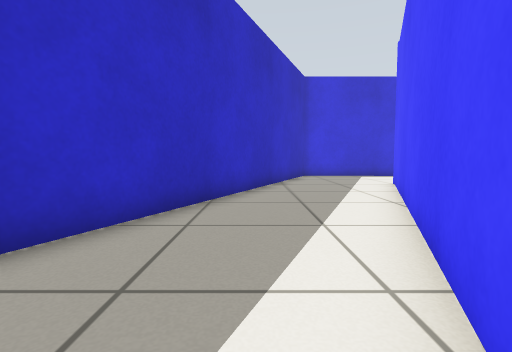
view 1 (above)

16 first-person views from a walk through a robot-simulator world made for Gazebo. The camera is 0.5 m above the floor, tilts 4° down and sees 85° across. The floor is counted in squares, 0.5 m on a side. Each view is taken from the middle of a square. On the plan, view 1 faces up. The plan holds only what a view shows up to about 11 squares ahead; the rest is blank.

view 2
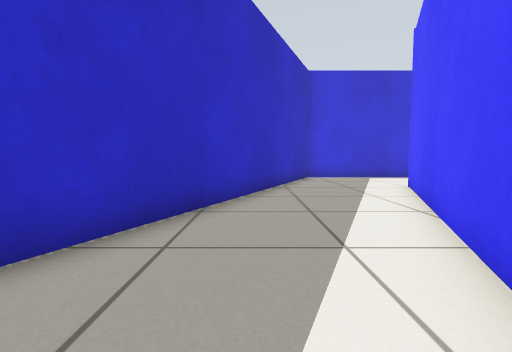

view 3
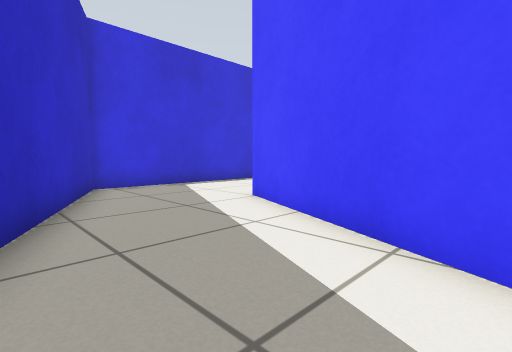

view 4
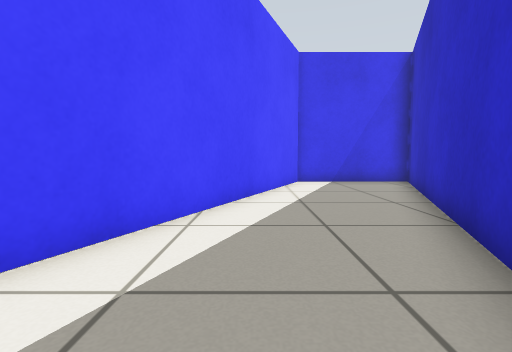

view 5
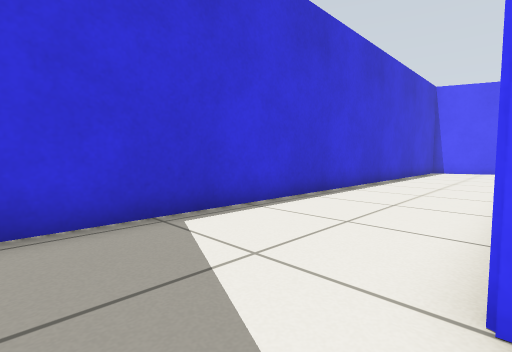

view 6
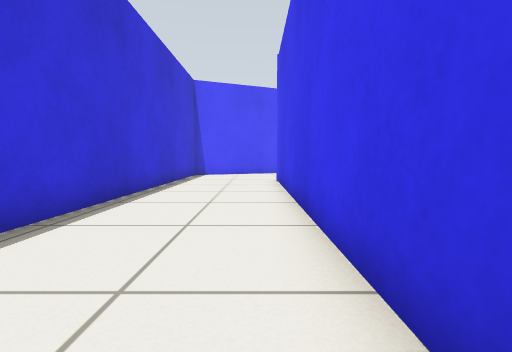

view 7
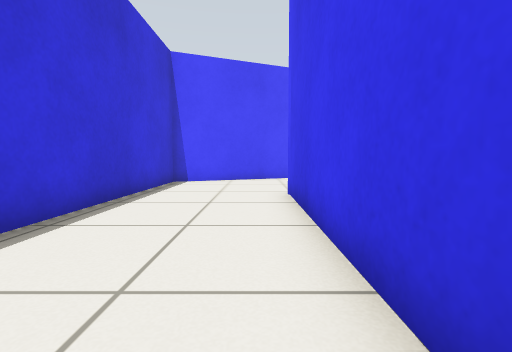

view 8
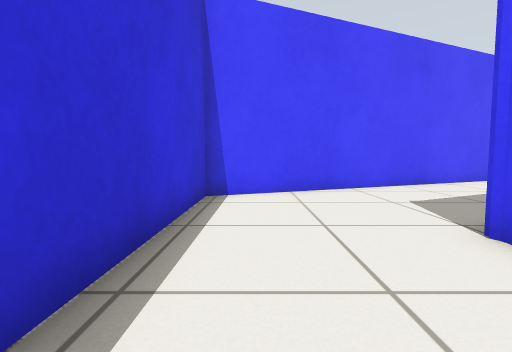

view 9
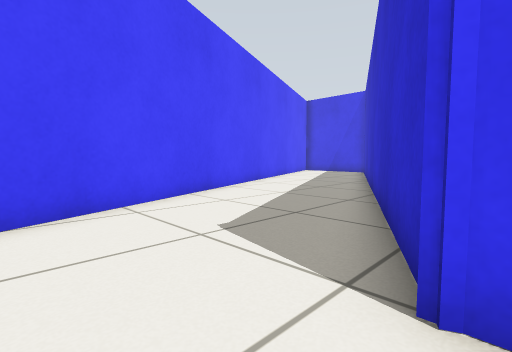

view 10
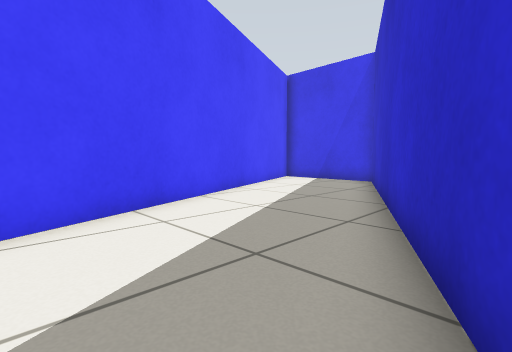

view 11
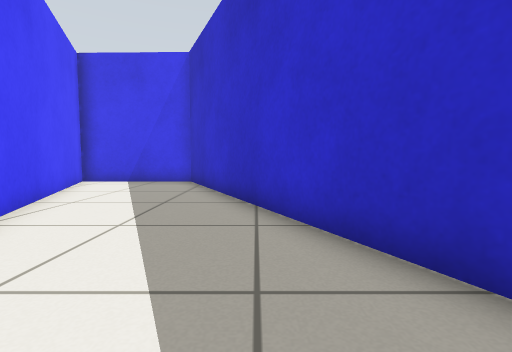

view 12
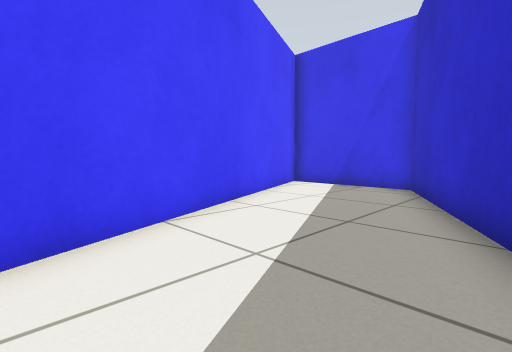

view 13
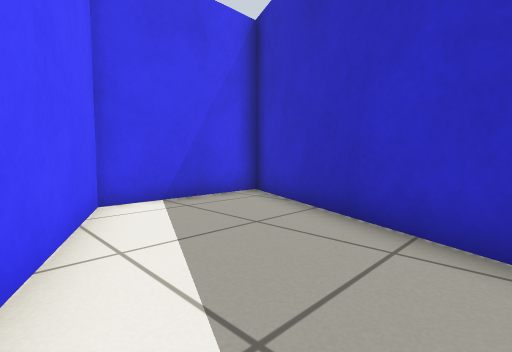

view 14
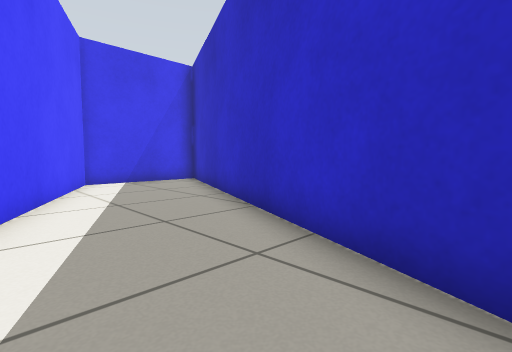

view 15
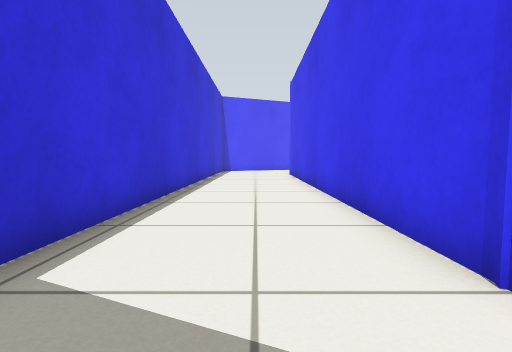

view 16
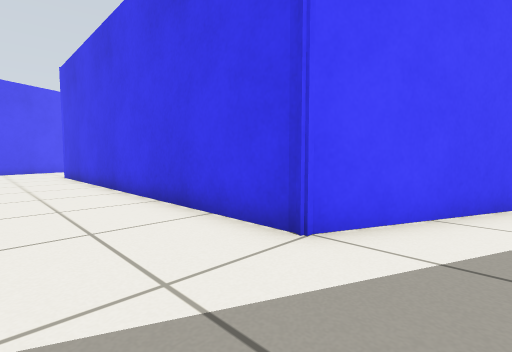

### Floor plan
Points are (right, up) in squares from view 1. A wall is a line through its corners. A room is listed if a view was taken in it or the views show most of it. See-through windows are left out.
Room 1 (views 1, 2, 3, 4, 5, 6, 7, 8, 9, 10, 11, 12, 13, 14, 15, 16)
walls: (29.5, -4.1) (22, 14.3) (2.5, 14.4) (-5.5, -3.9); (-5.5, -5) (-1.6, -5) (5, 10.1) (18.4, 10.1) (25.6, -5) (29.5, -5)

Positions as (right, up) in squares from view 1, and headings:
1: (0, 0), facing up
2: (0, 1), facing up
3: (0, 5), facing up-right
4: (0, 6), facing down
5: (3, 10), facing up-right
6: (7, 11), facing right
7: (11, 11), facing right
8: (15, 13), facing right
9: (18, 12), facing down-right
10: (21, 6), facing down-right
11: (23, 6), facing down
12: (23, 4), facing down-right
13: (0, 1), facing down-left
14: (1, 6), facing down-left
15: (3, 12), facing right
16: (3, 13), facing down-right
